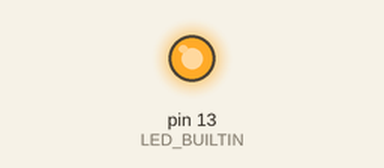
Bench run of a sketch on a simulated Arduino Uno, built with avr-gcc and run on an emulated ATmega328P. Shown: output pins drawn as LEDs (lit = HIGH).

Above: at 0.2 s.
At 9.5 s:
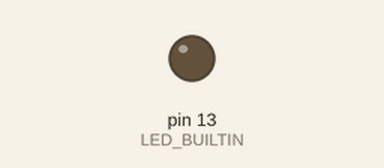
Timing chart, 0 to 18.2 s (numbered marks = the images above):
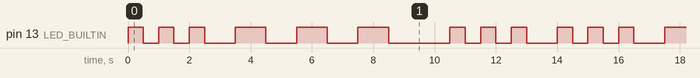

Measured:
- by itself, pin 13 (LED_BUILTIN): repeats every 14.0 s: 2 × (LOW 0.50 s, HIGH 0.50 s), 3 × (LOW 1.0 s, HIGH 1.0 s), LOW 2.0 s, 2 × (HIGH 0.50 s, LOW 0.50 s), HIGH 0.50 s, LOW 1.0 s, HIGH 0.50 s
- by itself, everything shown: repeats every 14.0 s, in 18 steps

The sketch:

Blink_SOS.ino
```cpp
//simple SOS blink, timing probably needs to be adjusted, but it does blink proper code
void setup() {
  // initialize digital pin LED_BUILTIN as an output.
  pinMode(LED_BUILTIN, OUTPUT);
}


//SOS
// the loop function runs over and over again forever
void loop() {

  //3 short
  digitalWrite(LED_BUILTIN, HIGH);
  delay(500);
  digitalWrite(LED_BUILTIN, LOW);
  delay(500);

  digitalWrite(LED_BUILTIN, HIGH);
  delay(500);
  digitalWrite(LED_BUILTIN, LOW);
  delay(500);

  digitalWrite(LED_BUILTIN, HIGH);
  delay(500);
  digitalWrite(LED_BUILTIN, LOW);
  delay(1000);

  //3 long
  digitalWrite(LED_BUILTIN, HIGH);
  delay(1000);
  digitalWrite(LED_BUILTIN, LOW);
  delay(1000);

 digitalWrite(LED_BUILTIN, HIGH);
  delay(1000);
  digitalWrite(LED_BUILTIN, LOW);
  delay(1000);

   digitalWrite(LED_BUILTIN, HIGH);
  delay(1000);
  digitalWrite(LED_BUILTIN, LOW);
  delay(2000);

   digitalWrite(LED_BUILTIN, HIGH);
  delay(500);
  digitalWrite(LED_BUILTIN, LOW);
  delay(500);

  digitalWrite(LED_BUILTIN, HIGH);
  delay(500);
  digitalWrite(LED_BUILTIN, LOW);
  delay(500);

  digitalWrite(LED_BUILTIN, HIGH);
  delay(500);
  digitalWrite(LED_BUILTIN, LOW);
  delay(1000);
}
```
